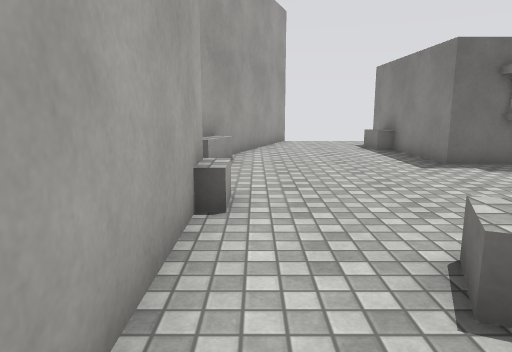
View 1 (above)

12 first-person views from a walk through a 3-D level made in the Unity game engine. The camera is 1.3 m above the floor, tilts 10° down and sees 70° across. The floor is counted in squares, 1 m on a side. Each view is taken from the middle of a square. On the plan, view 1 faces up. The plan holds only what a view shows up to about 15 squares ahead; the rest is blank. Some animated figures are left out. Surface patterns are stand-ins for the level's own textures.

View 2
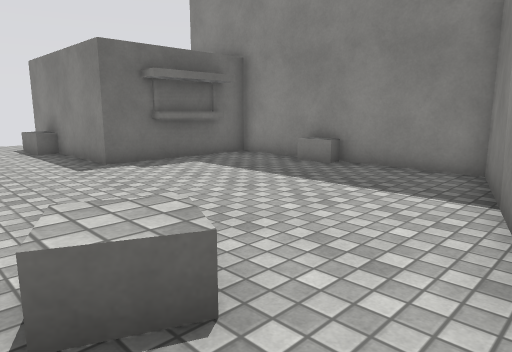

View 3
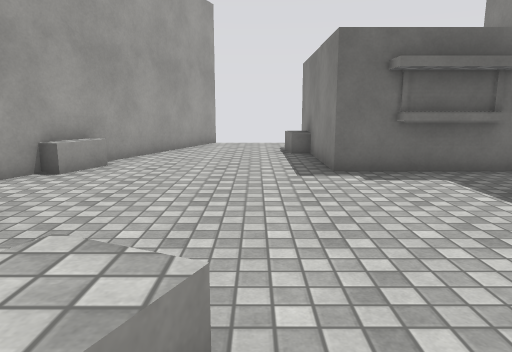

View 4
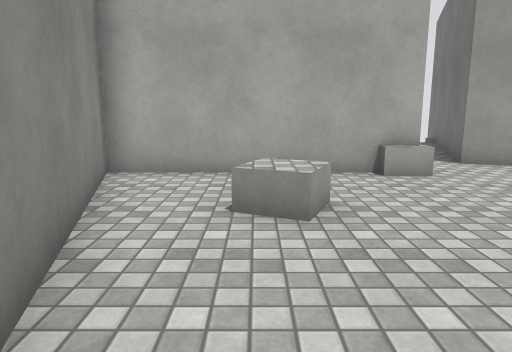

View 5
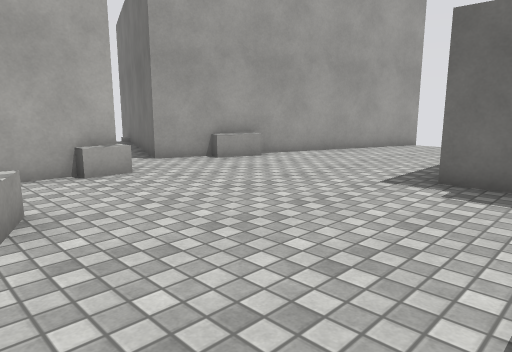

View 6
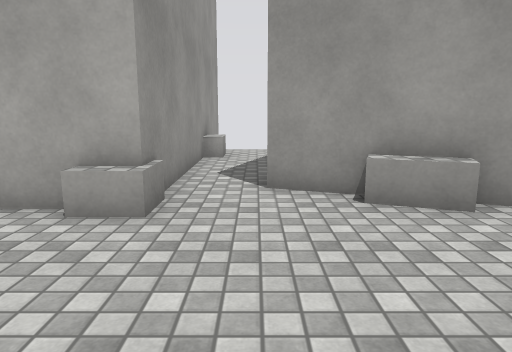

View 7
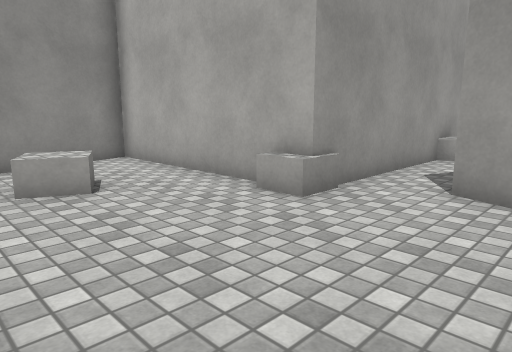

View 8
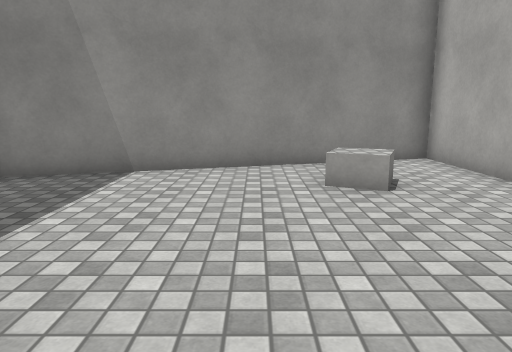

View 9
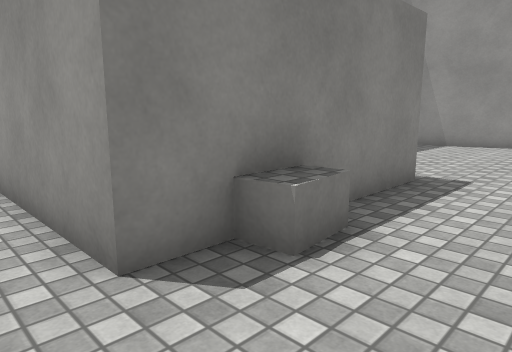

View 10
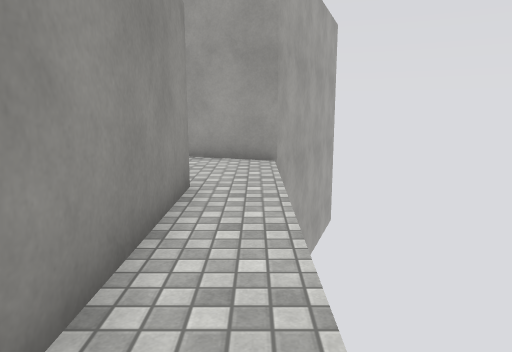

View 11
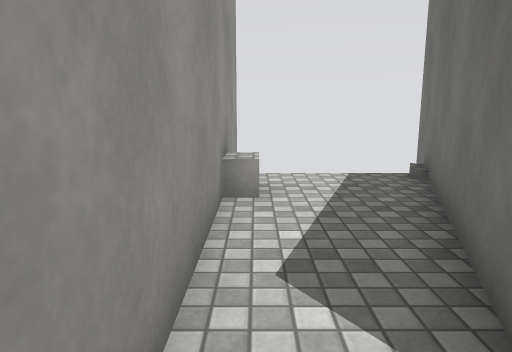

View 12
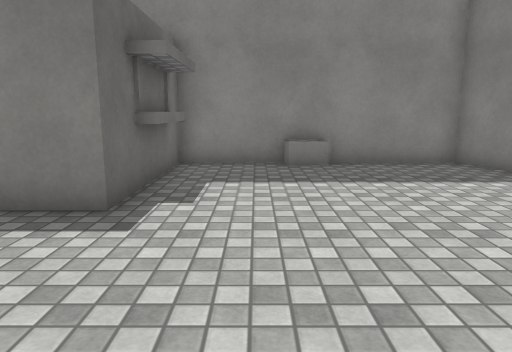

### Floor plan
Points are (right, up) in squares from view 1. A wall is a line through its corners. A room is listed if a view was taken in it or the views show most of it. See-through windows are left out.
Room 1 (views 1, 2, 3, 4, 5, 6, 7, 8, 9, 10, 11, 12)
walls: (-0.8, 4.6) (-0.8, -1.2) (9.4, 1.9) (9.4, 4.4); (8.2, 8.6) (6.1, 8.6); (9.4, 6.6) (9.4, 9) (4.7, 9) (4.7, 14.8) (9.5, 14.8); (1.3, 16.6) (-2.2, 7.2) (-9.6, 10); (-9.5, 5.5) (-1.4, 5.5)
ways out: opening at (11, 16)
objects: other object (-7, 6); block (-2, 9) to (-1, 10); other object (-1, 5); other object (2, 2) to (3, 3); other object (4, 13) to (5, 13); other object (9, 5) to (10, 6)

Where each view was taken, in squares from view 1:
view 1: 0 up, 0 right, facing up
view 2: 0 up, 1 right, facing up-right
view 3: 1 up, 3 right, facing up
view 4: 2 up, 7 right, facing left
view 5: 2 up, 7 right, facing up-left
view 6: 7 up, 4 right, facing left
view 7: 9 up, 4 right, facing down-left
view 8: 9 up, 4 right, facing down
view 9: 16 up, 2 right, facing down-right
view 10: 16 up, 11 right, facing left
view 11: 6 up, 1 left, facing left
view 12: 7 up, 0 right, facing right
